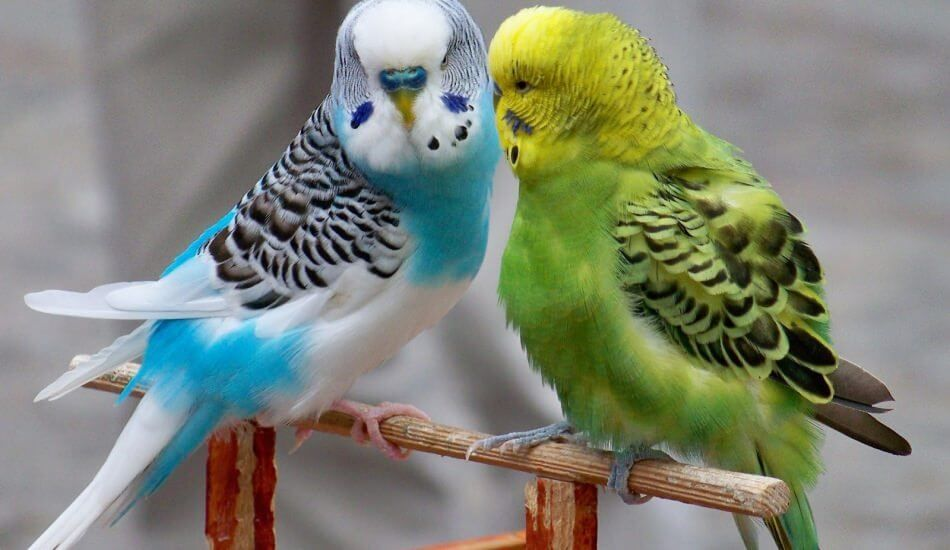
#> input picture GoruntuIsleme/BGR/kus.jpg, 950 x 550 px
$ python bgr.py
#> lines starting #> are read from the running program, lines starting #| are printed output that depends on the picture
import cv2 # OpenCV kutuphanesinin cagrilmasi
import numpy as np # Numpy kutuphanesinin cagrilmasi

resim=cv2.imread("kus.jpg") # Kuş resminin okunması
#> resim is the input picture: shape (550, 950, 3); mean B, G, R 118, 133, 128.1

resim2=cv2.cvtColor(resim,cv2.COLOR_BGR2GRAY) # Kuş resminin gri renge çevirilmesi
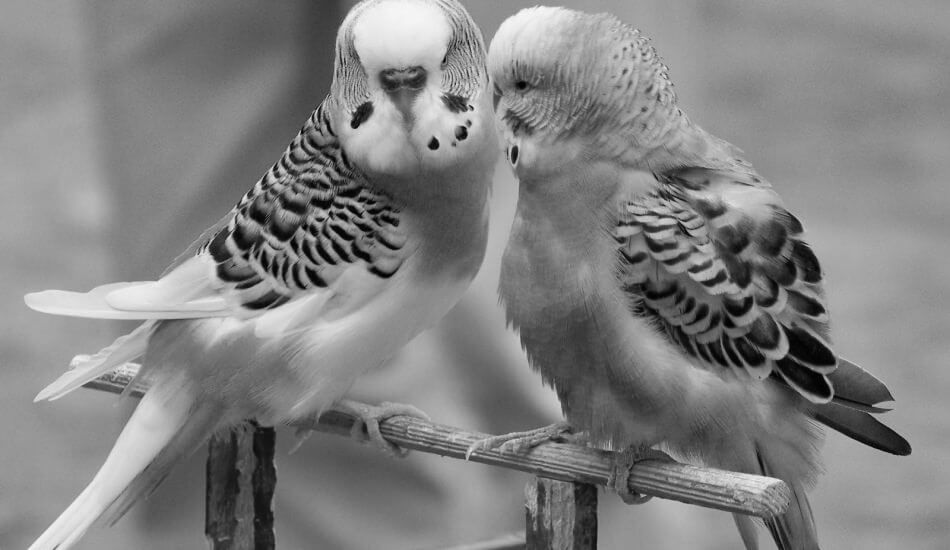
#> resim2: shape (550, 950); min 0, max 250, mean 129.9

cv2.imshow("Kuslar Renkli",resim) # Kuş resminin kullanıcıya gösterilmesi

cv2.imshow("Kuslar Gri",resim2)

print(resim) # Resimdeki renkler her pikselin matrisel yapısıdır. Bütün matrisler toplanıp resim oluşur.
#> (printed output is left out)

print("Renkli Resim Bilgileri\n-------------------------")
print(resim.size) # Resim boyutunu gösterir.
#| 1567500
print(resim.dtype) # Resim veri tipini verir.
#| uint8
print(resim.shape) # Resimin genişlik,yüksekliği ve 3 kanallı(BGR) olduğu belirtilir.(Çıkan 3 sayının çarpımı bize resim boyutunu verir)
#| (550, 950, 3)

print("Gri Resim Bilgileri\n-------------------------")
print(resim2.size) # Resim boyutunu gösterir.
#| 522500
print(resim2.dtype) # Resim veri tipini verir.
#| uint8
print(resim2.shape) # Resimin genişlik,yüksekliği ve 1 kanallı(BGR) olduğu belirtilir. Resim gri olduğu için tek kanallıdır.
#| (550, 950)

cv2.waitKey(0)
cv2.destroyAllWindows()
